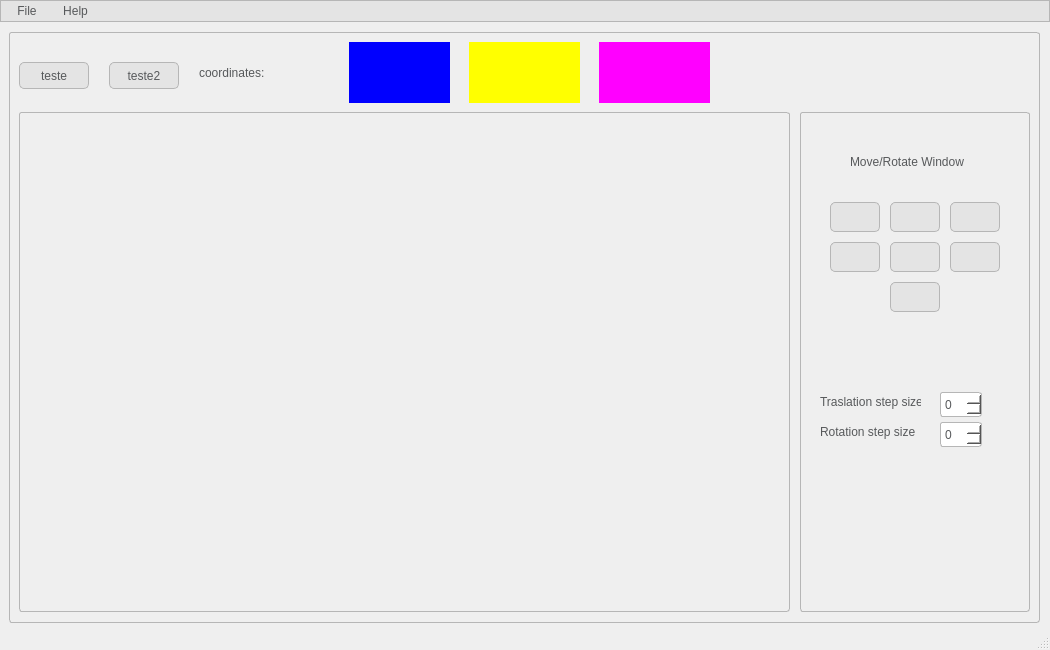
<?xml version="1.0" encoding="UTF-8"?>
<ui version="4.0">
 <class>MainWindow</class>
 <widget class="QMainWindow" name="MainWindow">
  <property name="geometry">
   <rect>
    <x>0</x>
    <y>0</y>
    <width>1050</width>
    <height>650</height>
   </rect>
  </property>
  <property name="minimumSize">
   <size>
    <width>800</width>
    <height>600</height>
   </size>
  </property>
  <property name="windowTitle">
   <string>MainWindow</string>
  </property>
  <property name="styleSheet">
   <string notr="true">QPalette{background:#FFFFFF;}*{outline:0px;color:#57595B;}

QWidget[form=&quot;true&quot;],QLabel[frameShape=&quot;1&quot;]{
border:1px solid #B6B6B6;
border-radius:0px;
}

QWidget[form=&quot;bottom&quot;]{
background:#E4E4E4;
}

QWidget[form=&quot;bottom&quot;] .QFrame{
border:1px solid #57595B;
}

QWidget[form=&quot;bottom&quot;] QLabel,QWidget[form=&quot;title&quot;] QLabel{
border-radius:0px;
color:#57595B;
background:none;
border-style:none;
}

QWidget[form=&quot;title&quot;],QWidget[nav=&quot;left&quot;],QWidget[nav=&quot;top&quot;] QAbstractButton{
border-style:none;
border-radius:0px;
padding:5px;
color:#57595B;
background:qlineargradient(spread:pad,x1:0,y1:0,x2:0,y2:1,stop:0 #E4E4E4,stop:1 #E4E4E4);
}

QWidget[nav=&quot;top&quot;] QAbstractButton:hover,QWidget[nav=&quot;top&quot;] QAbstractButton:pressed,QWidget[nav=&quot;top&quot;] QAbstractButton:checked{
border-style:solid;
border-width:0px 0px 2px 0px;
padding:4px 4px 2px 4px;
border-color:#00BB9E;
background:qlineargradient(spread:pad,x1:0,y1:0,x2:0,y2:1,stop:0 #F6F6F6,stop:1 #F6F6F6);
}

QWidget[nav=&quot;left&quot;] QAbstractButton{
border-radius:0px;
color:#57595B;
background:none;
border-style:none;
}

QWidget[nav=&quot;left&quot;] QAbstractButton:hover{
color:#FFFFFF;
background-color:#00BB9E;
}

QWidget[nav=&quot;left&quot;] QAbstractButton:checked,QWidget[nav=&quot;left&quot;] QAbstractButton:pressed{
color:#57595B;
border-style:solid;
border-width:0px 0px 0px 2px;
padding:4px 4px 4px 2px;
border-color:#00BB9E;
background-color:#FFFFFF;
}

QWidget[video=&quot;true&quot;] QLabel{
color:#57595B;
border:1px solid #B6B6B6;
background:qlineargradient(spread:pad,x1:0,y1:0,x2:0,y2:1,stop:0 #E4E4E4,stop:1 #E4E4E4);
}

QWidget[video=&quot;true&quot;] QLabel:focus{
border:1px solid #00BB9E;
background:qlineargradient(spread:pad,x1:0,y1:0,x2:0,y2:1,stop:0 #F6F6F6,stop:1 #F6F6F6);
}

QLineEdit,QTextEdit,QPlainTextEdit,QSpinBox,QDoubleSpinBox,QComboBox,QDateEdit,QTimeEdit,QDateTimeEdit{
border:1px solid #B6B6B6;
border-radius:3px;
padding:2px;
background:none;
selection-background-color:#E4E4E4;
selection-color:#57595B;
}

QLineEdit:focus,QTextEdit:focus,QPlainTextEdit:focus,QSpinBox:focus,QDoubleSpinBox:focus,QComboBox:focus,QDateEdit:focus,QTimeEdit:focus,QDateTimeEdit:focus,QLineEdit:hover,QTextEdit:hover,QPlainTextEdit:hover,QSpinBox:hover,QDoubleSpinBox:hover,QComboBox:hover,QDateEdit:hover,QTimeEdit:hover,QDateTimeEdit:hover{
border:1px solid #B6B6B6;
}

QLineEdit[echoMode=&quot;2&quot;]{
lineedit-password-character:9679;
}

.QFrame{
border:1px solid #B6B6B6;
border-radius:3px;
}

.QGroupBox{
border:1px solid #B6B6B6;
border-radius:5px;
margin-top:3ex;
}

.QGroupBox::title{
subcontrol-origin:margin;
position:relative;
left:10px;
}

.QPushButton,.QToolButton{
border-style:none;
border:1px solid #B6B6B6;
color:#57595B;
padding:5px;
min-height:15px;
border-radius:5px;
background:qlineargradient(spread:pad,x1:0,y1:0,x2:0,y2:1,stop:0 #E4E4E4,stop:1 #E4E4E4);
}

.QPushButton:hover,.QToolButton:hover{
background:qlineargradient(spread:pad,x1:0,y1:0,x2:0,y2:1,stop:0 #F6F6F6,stop:1 #F6F6F6);
}

.QPushButton:pressed,.QToolButton:pressed{
background:qlineargradient(spread:pad,x1:0,y1:0,x2:0,y2:1,stop:0 #E4E4E4,stop:1 #E4E4E4);
}

.QToolButton::menu-indicator{
image:None;
}

QToolButton#btnMenu,QPushButton#btnMenu_Min,QPushButton#btnMenu_Max,QPushButton#btnMenu_Close{
border-radius:3px;
color:#57595B;
padding:3px;
margin:0px;
background:none;
border-style:none;
}

QToolButton#btnMenu:hover,QPushButton#btnMenu_Min:hover,QPushButton#btnMenu_Max:hover{
color:#FFFFFF;
margin:1px 1px 2px 1px;
background-color:rgba(51,127,209,230);
}

QPushButton#btnMenu_Close:hover{
color:#FFFFFF;
margin:1px 1px 2px 1px;
background-color:rgba(238,0,0,128);
}

QRadioButton::indicator{
width:15px;
height:15px;
}

QRadioButton::indicator::unchecked{
image:url(:/qss/qss/flatwhite/radiobutton_unchecked.png);
}

QRadioButton::indicator::unchecked:disabled{
image:url(:/qss/qss/flatwhite/radiobutton_unchecked_disable.png);
}

QRadioButton::indicator::checked{
image:url(:/qss/qss/flatwhite/radiobutton_checked.png);
}

QRadioButton::indicator::checked:disabled{
image:url(:/qss/qss/flatwhite/radiobutton_checked_disable.png);
}

QGroupBox::indicator,QTreeWidget::indicator,QListWidget::indicator{
padding:0px -3px 0px 3px;
}

QCheckBox::indicator,QGroupBox::indicator,QTreeWidget::indicator,QListWidget::indicator{
width:13px;
height:13px;
}

QCheckBox::indicator:unchecked,QGroupBox::indicator:unchecked,QTreeWidget::indicator:unchecked,QListWidget::indicator:unchecked{
image:url(:/qss/qss/flatwhite/checkbox_unchecked.png);
}

QCheckBox::indicator:unchecked:disabled,QGroupBox::indicator:unchecked:disabled,QTreeWidget::indicator:unchecked:disabled,QListWidget::indicator:disabled{
image:url(:/qss/qss/flatwhite/checkbox_unchecked_disable.png);
}

QCheckBox::indicator:checked,QGroupBox::indicator:checked,QTreeWidget::indicator:checked,QListWidget::indicator:checked{
image:url(:/qss/qss/flatwhite/checkbox_checked.png);
}

QCheckBox::indicator:checked:disabled,QGroupBox::indicator:checked:disabled,QTreeWidget::indicator:checked:disabled,QListWidget::indicator:checked:disabled{
image:url(:/qss/qss/flatwhite/checkbox_checked_disable.png);
}

QCheckBox::indicator:indeterminate,QGroupBox::indicator:indeterminate,QTreeWidget::indicator:indeterminate,QListWidget::indicator:indeterminate{
image:url(:/qss/qss/flatwhite/checkbox_parcial.png);
}

QCheckBox::indicator:indeterminate:disabled,QGroupBox::indicator:indeterminate:disabled,QTreeWidget::indicator:indeterminate:disabled,QListWidget::indicator:indeterminate:disabled{
image:url(:/qss/qss/flatwhite/checkbox_parcial_disable.png);
}

QTimeEdit::up-button,QDateEdit::up-button,QDateTimeEdit::up-button,QDoubleSpinBox::up-button,QSpinBox::up-button{
image:url(:/qss/qss/flatwhite/add_top.png);
width:10px;
height:10px;
padding:2px 5px 0px 0px;
}

QTimeEdit::down-button,QDateEdit::down-button,QDateTimeEdit::down-button,QDoubleSpinBox::down-button,QSpinBox::down-button{
image:url(:/qss/qss/flatwhite/add_bottom.png);
width:10px;
height:10px;
padding:0px 5px 2px 0px;
}

QTimeEdit::up-button:pressed,QDateEdit::up-button:pressed,QDateTimeEdit::up-button:pressed,QDoubleSpinBox::up-button:pressed,QSpinBox::up-button:pressed{
top:-2px;
}
  
QTimeEdit::down-button:pressed,QDateEdit::down-button:pressed,QDateTimeEdit::down-button:pressed,QDoubleSpinBox::down-button:pressed,QSpinBox::down-button:pressed,QSpinBox::down-button:pressed{
bottom:-2px;
}

QComboBox::down-arrow,QDateEdit[calendarPopup=&quot;true&quot;]::down-arrow,QTimeEdit[calendarPopup=&quot;true&quot;]::down-arrow,QDateTimeEdit[calendarPopup=&quot;true&quot;]::down-arrow{
image:url(:/qss/qss/flatwhite/add_bottom.png);
width:10px;
height:10px;
right:2px;
}

QComboBox::drop-down,QDateEdit::drop-down,QTimeEdit::drop-down,QDateTimeEdit::drop-down{
subcontrol-origin:padding;
subcontrol-position:top right;
width:15px;
border-left-width:0px;
border-left-style:solid;
border-top-right-radius:3px;
border-bottom-right-radius:3px;
border-left-color:#B6B6B6;
}

QComboBox::drop-down:on{
top:1px;
}

QMenuBar::item{
color:#57595B;
background-color:#E4E4E4;
margin:0px;
padding:3px 10px;
}

QMenu,QMenuBar,QMenu:disabled,QMenuBar:disabled{
color:#57595B;
background-color:#E4E4E4;
border:1px solid #B6B6B6;
margin:0px;
}

QMenu::item{
padding:3px 20px;
}

QMenu::indicator{
width:13px;
height:13px;
}

QMenu::item:selected,QMenuBar::item:selected{
color:#57595B;
border:0px solid #B6B6B6;
background:#F6F6F6;
}

QMenu::separator{
height:1px;
background:#B6B6B6;
}

QProgressBar{
min-height:10px;
background:#E4E4E4;
border-radius:5px;
text-align:center;
border:1px solid #E4E4E4;
}

QProgressBar:chunk{
border-radius:5px;
background-color:#B6B6B6;
}

QSlider::groove:horizontal{
background:#E4E4E4;
height:8px;
border-radius:4px;
}

QSlider::add-page:horizontal{
background:#E4E4E4;
height:8px;
border-radius:4px;
}

QSlider::sub-page:horizontal{
background:#B6B6B6;
height:8px;
border-radius:4px;
}

QSlider::handle:horizontal{
width:13px;
margin-top:-3px;
margin-bottom:-3px;
border-radius:6px;
background:qradialgradient(spread:pad,cx:0.5,cy:0.5,radius:0.5,fx:0.5,fy:0.5,stop:0.6 #FFFFFF,stop:0.8 #B6B6B6);
}

QSlider::groove:vertical{
width:8px;
border-radius:4px;
background:#E4E4E4;
}

QSlider::add-page:vertical{
width:8px;
border-radius:4px;
background:#E4E4E4;
}

QSlider::sub-page:vertical{
width:8px;
border-radius:4px;
background:#B6B6B6;
}

QSlider::handle:vertical{
height:14px;
margin-left:-3px;
margin-right:-3px;
border-radius:6px;
background:qradialgradient(spread:pad,cx:0.5,cy:0.5,radius:0.5,fx:0.5,fy:0.5,stop:0.6 #FFFFFF,stop:0.8 #B6B6B6);
}

QScrollBar:horizontal{
background:#E4E4E4;
padding:0px;
border-radius:6px;
max-height:12px;
}

QScrollBar::handle:horizontal{
background:#F6F6F6;
min-width:50px;
border-radius:6px;
}

QScrollBar::handle:horizontal:hover{
background:#B6B6B6;
}

QScrollBar::handle:horizontal:pressed{
background:#B6B6B6;
}

QScrollBar::add-page:horizontal{
background:none;
}

QScrollBar::sub-page:horizontal{
background:none;
}

QScrollBar::add-line:horizontal{
background:none;
}

QScrollBar::sub-line:horizontal{
background:none;
}

QScrollBar:vertical{
background:#E4E4E4;
padding:0px;
border-radius:6px;
max-width:12px;
}

QScrollBar::handle:vertical{
background:#F6F6F6;
min-height:50px;
border-radius:6px;
}

QScrollBar::handle:vertical:hover{
background:#B6B6B6;
}

QScrollBar::handle:vertical:pressed{
background:#B6B6B6;
}

QScrollBar::add-page:vertical{
background:none;
}

QScrollBar::sub-page:vertical{
background:none;
}

QScrollBar::add-line:vertical{
background:none;
}

QScrollBar::sub-line:vertical{
background:none;
}

QScrollArea{
border:0px;
}

QTreeView,QListView,QTableView,QTabWidget::pane{
border:1px solid #B6B6B6;
selection-background-color:#F6F6F6;
selection-color:#57595B;
alternate-background-color:#F6F6F6;
gridline-color:#B6B6B6;
}

QTreeView::branch:closed:has-children{
margin:4px;
border-image:url(:/qss/qss/flatwhite/branch_open.png);
}

QTreeView::branch:open:has-children{
margin:4px;
border-image:url(:/qss/qss/flatwhite/branch_close.png);
}

QTreeView,QListView,QTableView,QSplitter::handle,QTreeView::branch{
background:#FFFFFF;
}

QTableView::item:selected,QListView::item:selected,QTreeView::item:selected{
color:#57595B;
background:qlineargradient(spread:pad,x1:0,y1:0,x2:0,y2:1,stop:0 #E4E4E4,stop:1 #E4E4E4);
}

QTableView::item:hover,QListView::item:hover,QTreeView::item:hover{
color:#57595B;
background:qlineargradient(spread:pad,x1:0,y1:0,x2:0,y2:1,stop:0 #F6F6F6,stop:1 #F6F6F6);
}

QTableView::item,QListView::item,QTreeView::item{
padding:1px;
margin:0px;
}

QHeaderView::section,QTableCornerButton:section{
padding:3px;
margin:0px;
color:#57595B;
border:1px solid #B6B6B6;
border-left-width:0px;
border-right-width:1px;
border-top-width:0px;
border-bottom-width:1px;
background:qlineargradient(spread:pad,x1:0,y1:0,x2:0,y2:1,stop:0 #F6F6F6,stop:1 #F6F6F6);
}

QTabBar::tab{
border:1px solid #B6B6B6;
color:#57595B;
margin:0px;
background:qlineargradient(spread:pad,x1:0,y1:0,x2:0,y2:1,stop:0 #F6F6F6,stop:1 #F6F6F6);
}

QTabBar::tab:selected,QTabBar::tab:hover{
border-style:solid;
border-color:#00BB9E;
background:qlineargradient(spread:pad,x1:0,y1:0,x2:0,y2:1,stop:0 #E4E4E4,stop:1 #E4E4E4);
}

QTabBar::tab:top,QTabBar::tab:bottom{
padding:3px 8px 3px 8px;
}

QTabBar::tab:left,QTabBar::tab:right{
padding:8px 3px 8px 3px;
}

QTabBar::tab:top:selected,QTabBar::tab:top:hover{
border-width:2px 0px 0px 0px;
}

QTabBar::tab:right:selected,QTabBar::tab:right:hover{
border-width:0px 0px 0px 2px;
}

QTabBar::tab:bottom:selected,QTabBar::tab:bottom:hover{
border-width:0px 0px 2px 0px;
}

QTabBar::tab:left:selected,QTabBar::tab:left:hover{
border-width:0px 2px 0px 0px;
}

QTabBar::tab:first:top:selected,QTabBar::tab:first:top:hover,QTabBar::tab:first:bottom:selected,QTabBar::tab:first:bottom:hover{
border-left-width:1px;
border-left-color:#B6B6B6;
}

QTabBar::tab:first:left:selected,QTabBar::tab:first:left:hover,QTabBar::tab:first:right:selected,QTabBar::tab:first:right:hover{
border-top-width:1px;
border-top-color:#B6B6B6;
}

QTabBar::tab:last:top:selected,QTabBar::tab:last:top:hover,QTabBar::tab:last:bottom:selected,QTabBar::tab:last:bottom:hover{
border-right-width:1px;
border-right-color:#B6B6B6;
}

QTabBar::tab:last:left:selected,QTabBar::tab:last:left:hover,QTabBar::tab:last:right:selected,QTabBar::tab:last:right:hover{
border-bottom-width:1px;
border-bottom-color:#B6B6B6;
}

QStatusBar::item{
border:0px solid #E4E4E4;
border-radius:3px;
}

QToolBox::tab,QGroupBox#gboxDevicePanel,QGroupBox#gboxDeviceTitle,QFrame#gboxDevicePanel,QFrame#gboxDeviceTitle{
padding:3px;
border-radius:5px;
color:#57595B;
background:qlineargradient(spread:pad,x1:0,y1:0,x2:0,y2:1,stop:0 #E4E4E4,stop:1 #E4E4E4);
}

QToolTip{
border:0px solid #57595B;
padding:1px;
color:#57595B;
background:qlineargradient(spread:pad,x1:0,y1:0,x2:0,y2:1,stop:0 #E4E4E4,stop:1 #E4E4E4);
}

QToolBox::tab:selected{
background:qlineargradient(spread:pad,x1:0,y1:0,x2:0,y2:1,stop:0 #F6F6F6,stop:1 #F6F6F6);
}

QPrintPreviewDialog QToolButton{
border:0px solid #57595B;
border-radius:0px;
margin:0px;
padding:3px;
background:none;
}

QColorDialog QPushButton,QFileDialog QPushButton{
min-width:80px;
}

QToolButton#qt_calendar_prevmonth{
icon-size:0px;
min-width:20px;
image:url(:/qss/qss/flatwhite/calendar_prevmonth.png);
}

QToolButton#qt_calendar_nextmonth{
icon-size:0px;
min-width:20px;
image:url(:/qss/qss/flatwhite/calendar_nextmonth.png);
}

QToolButton#qt_calendar_prevmonth,QToolButton#qt_calendar_nextmonth,QToolButton#qt_calendar_monthbutton,QToolButton#qt_calendar_yearbutton{
border:0px solid #57595B;
border-radius:3px;
margin:3px 3px 3px 3px;
padding:3px;
background:none;
}

QToolButton#qt_calendar_prevmonth:hover,QToolButton#qt_calendar_nextmonth:hover,QToolButton#qt_calendar_monthbutton:hover,QToolButton#qt_calendar_yearbutton:hover,QToolButton#qt_calendar_prevmonth:pressed,QToolButton#qt_calendar_nextmonth:pressed,QToolButton#qt_calendar_monthbutton:pressed,QToolButton#qt_calendar_yearbutton:pressed{
border:1px solid #B6B6B6;
}

QCalendarWidget QSpinBox#qt_calendar_yearedit{
margin:2px;
}

QCalendarWidget QToolButton::menu-indicator{
image:None;
}

QCalendarWidget QTableView{
border-width:0px;
}

QCalendarWidget QWidget#qt_calendar_navigationbar{
border:1px solid #B6B6B6;
border-width:1px 1px 0px 1px;
background:qlineargradient(spread:pad,x1:0,y1:0,x2:0,y2:1,stop:0 #E4E4E4,stop:1 #E4E4E4);
}

QComboBox QAbstractItemView::item{
min-height:20px;
min-width:10px;
}

QTableView[model=&quot;true&quot;]::item{
padding:0px;
margin:0px;
}

QTableView QLineEdit,QTableView QComboBox,QTableView QSpinBox,QTableView QDoubleSpinBox,QTableView QDateEdit,QTableView QTimeEdit,QTableView QDateTimeEdit{
border-width:0px;
border-radius:0px;
}

QTableView QLineEdit:focus,QTableView QComboBox:focus,QTableView QSpinBox:focus,QTableView QDoubleSpinBox:focus,QTableView QDateEdit:focus,QTableView QTimeEdit:focus,QTableView QDateTimeEdit:focus{
border-width:0px;
border-radius:0px;
}

QLineEdit,QTextEdit,QPlainTextEdit,QSpinBox,QDoubleSpinBox,QComboBox,QDateEdit,QTimeEdit,QDateTimeEdit{
background:#FFFFFF;
}

*:disabled{
background:#FFFFFF;
border-color:#E4E4E4;
}

/*TextColor:#57595B*/
/*PanelColor:#FFFFFF*/
/*BorderColor:#B6B6B6*/
/*NormalColorStart:#E4E4E4*/
/*NormalColorEnd:#E4E4E4*/
/*DarkColorStart:#F6F6F6*/
/*DarkColorEnd:#F6F6F6*/
/*HighColor:#00BB9E*/</string>
  </property>
  <widget class="QWidget" name="centralwidget">
   <widget class="QFrame" name="frameTransformations">
    <property name="geometry">
     <rect>
      <x>800</x>
      <y>90</y>
      <width>230</width>
      <height>500</height>
     </rect>
    </property>
    <property name="autoFillBackground">
     <bool>false</bool>
    </property>
    <property name="frameShape">
     <enum>QFrame::StyledPanel</enum>
    </property>
    <property name="frameShadow">
     <enum>QFrame::Raised</enum>
    </property>
    <widget class="QWidget" name="widgetTrasformations" native="true">
     <property name="geometry">
      <rect>
       <x>10</x>
       <y>10</y>
       <width>210</width>
       <height>480</height>
      </rect>
     </property>
     <property name="styleSheet">
      <string notr="true"/>
     </property>
     <widget class="QPushButton" name="buttomRotateLeft">
      <property name="geometry">
       <rect>
        <x>20</x>
        <y>80</y>
        <width>50</width>
        <height>30</height>
       </rect>
      </property>
      <property name="styleSheet">
       <string notr="true"/>
      </property>
      <property name="text">
       <string/>
      </property>
      <property name="icon">
       <iconset>
        <normaloff>rotate-left.png</normaloff>rotate-left.png</iconset>
      </property>
      <property name="iconSize">
       <size>
        <width>24</width>
        <height>24</height>
       </size>
      </property>
      <property name="checkable">
       <bool>false</bool>
      </property>
      <property name="autoExclusive">
       <bool>false</bool>
      </property>
     </widget>
     <widget class="QPushButton" name="buttomRight_2">
      <property name="geometry">
       <rect>
        <x>140</x>
        <y>80</y>
        <width>50</width>
        <height>30</height>
       </rect>
      </property>
      <property name="styleSheet">
       <string notr="true"/>
      </property>
      <property name="text">
       <string/>
      </property>
      <property name="icon">
       <iconset>
        <normaloff>rotate-right.png</normaloff>rotate-right.png</iconset>
      </property>
      <property name="iconSize">
       <size>
        <width>24</width>
        <height>24</height>
       </size>
      </property>
      <property name="checkable">
       <bool>false</bool>
      </property>
      <property name="autoExclusive">
       <bool>false</bool>
      </property>
     </widget>
     <widget class="QPushButton" name="buttomUp">
      <property name="geometry">
       <rect>
        <x>80</x>
        <y>80</y>
        <width>50</width>
        <height>30</height>
       </rect>
      </property>
      <property name="styleSheet">
       <string notr="true"/>
      </property>
      <property name="text">
       <string/>
      </property>
      <property name="icon">
       <iconset>
        <normaloff>up-arrow.png</normaloff>up-arrow.png</iconset>
      </property>
      <property name="iconSize">
       <size>
        <width>24</width>
        <height>24</height>
       </size>
      </property>
      <property name="checkable">
       <bool>false</bool>
      </property>
      <property name="autoExclusive">
       <bool>false</bool>
      </property>
     </widget>
     <widget class="QPushButton" name="buttomDown">
      <property name="geometry">
       <rect>
        <x>80</x>
        <y>160</y>
        <width>50</width>
        <height>30</height>
       </rect>
      </property>
      <property name="styleSheet">
       <string notr="true"/>
      </property>
      <property name="text">
       <string/>
      </property>
      <property name="icon">
       <iconset>
        <normaloff>down-arrow.png</normaloff>down-arrow.png</iconset>
      </property>
      <property name="iconSize">
       <size>
        <width>24</width>
        <height>24</height>
       </size>
      </property>
      <property name="checkable">
       <bool>false</bool>
      </property>
      <property name="autoExclusive">
       <bool>false</bool>
      </property>
     </widget>
     <widget class="QPushButton" name="buttomLeft">
      <property name="geometry">
       <rect>
        <x>20</x>
        <y>120</y>
        <width>50</width>
        <height>30</height>
       </rect>
      </property>
      <property name="styleSheet">
       <string notr="true"/>
      </property>
      <property name="text">
       <string/>
      </property>
      <property name="icon">
       <iconset>
        <normaloff>left-arrow.png</normaloff>left-arrow.png</iconset>
      </property>
      <property name="iconSize">
       <size>
        <width>24</width>
        <height>24</height>
       </size>
      </property>
      <property name="checkable">
       <bool>false</bool>
      </property>
      <property name="autoExclusive">
       <bool>false</bool>
      </property>
     </widget>
     <widget class="QPushButton" name="buttomRight">
      <property name="geometry">
       <rect>
        <x>140</x>
        <y>120</y>
        <width>50</width>
        <height>30</height>
       </rect>
      </property>
      <property name="styleSheet">
       <string notr="true"/>
      </property>
      <property name="text">
       <string/>
      </property>
      <property name="icon">
       <iconset>
        <normaloff>right-arrow.png</normaloff>right-arrow.png</iconset>
      </property>
      <property name="iconSize">
       <size>
        <width>24</width>
        <height>24</height>
       </size>
      </property>
      <property name="checkable">
       <bool>false</bool>
      </property>
      <property name="autoExclusive">
       <bool>false</bool>
      </property>
     </widget>
     <widget class="QSpinBox" name="spinBoxRotateStepSize">
      <property name="geometry">
       <rect>
        <x>130</x>
        <y>300</y>
        <width>42</width>
        <height>25</height>
       </rect>
      </property>
     </widget>
     <widget class="QLabel" name="labelMoveRotate">
      <property name="geometry">
       <rect>
        <x>40</x>
        <y>30</y>
        <width>121</width>
        <height>20</height>
       </rect>
      </property>
      <property name="text">
       <string>Move/Rotate Window</string>
      </property>
     </widget>
     <widget class="QSpinBox" name="spinBoxTranslateStepSize">
      <property name="geometry">
       <rect>
        <x>130</x>
        <y>270</y>
        <width>42</width>
        <height>25</height>
       </rect>
      </property>
     </widget>
     <widget class="QLabel" name="labelTranslateStepSize">
      <property name="geometry">
       <rect>
        <x>10</x>
        <y>270</y>
        <width>101</width>
        <height>20</height>
       </rect>
      </property>
      <property name="text">
       <string>Traslation step size</string>
      </property>
     </widget>
     <widget class="QLabel" name="labelRotateStepSize">
      <property name="geometry">
       <rect>
        <x>10</x>
        <y>300</y>
        <width>101</width>
        <height>20</height>
       </rect>
      </property>
      <property name="text">
       <string>Rotation step size</string>
      </property>
     </widget>
     <widget class="QPushButton" name="buttomHome">
      <property name="geometry">
       <rect>
        <x>80</x>
        <y>120</y>
        <width>50</width>
        <height>30</height>
       </rect>
      </property>
      <property name="styleSheet">
       <string notr="true"/>
      </property>
      <property name="text">
       <string/>
      </property>
      <property name="icon">
       <iconset>
        <normaloff>botao-homee.png</normaloff>botao-homee.png</iconset>
      </property>
      <property name="iconSize">
       <size>
        <width>24</width>
        <height>24</height>
       </size>
      </property>
      <property name="checkable">
       <bool>false</bool>
      </property>
      <property name="autoExclusive">
       <bool>false</bool>
      </property>
     </widget>
    </widget>
   </widget>
   <widget class="QFrame" name="frameMain">
    <property name="geometry">
     <rect>
      <x>9</x>
      <y>10</y>
      <width>1031</width>
      <height>591</height>
     </rect>
    </property>
    <property name="frameShape">
     <enum>QFrame::StyledPanel</enum>
    </property>
    <property name="frameShadow">
     <enum>QFrame::Raised</enum>
    </property>
    <widget class="QWidget" name="widget_blue" native="true">
     <property name="geometry">
      <rect>
       <x>340</x>
       <y>10</y>
       <width>101</width>
       <height>61</height>
      </rect>
     </property>
     <property name="styleSheet">
      <string notr="true">background-color: blue</string>
     </property>
    </widget>
    <widget class="QWidget" name="widget_yellow" native="true">
     <property name="geometry">
      <rect>
       <x>460</x>
       <y>10</y>
       <width>111</width>
       <height>61</height>
      </rect>
     </property>
     <property name="styleSheet">
      <string notr="true">background-color: yellow</string>
     </property>
    </widget>
    <widget class="QWidget" name="widget_magenta" native="true">
     <property name="geometry">
      <rect>
       <x>590</x>
       <y>10</y>
       <width>111</width>
       <height>61</height>
      </rect>
     </property>
     <property name="styleSheet">
      <string notr="true">background-color: magenta</string>
     </property>
    </widget>
    <widget class="QFrame" name="frameDrawer">
     <property name="geometry">
      <rect>
       <x>10</x>
       <y>80</y>
       <width>771</width>
       <height>500</height>
      </rect>
     </property>
     <property name="frameShape">
      <enum>QFrame::StyledPanel</enum>
     </property>
     <property name="frameShadow">
      <enum>QFrame::Raised</enum>
     </property>
     <widget class="QWidget" name="widgetDrawer" native="true">
      <property name="geometry">
       <rect>
        <x>10</x>
        <y>10</y>
        <width>751</width>
        <height>481</height>
       </rect>
      </property>
      <property name="styleSheet">
       <string notr="true">background-color: '#3d3d3d'</string>
      </property>
     </widget>
    </widget>
    <widget class="QPushButton" name="buttonSaveXml">
     <property name="geometry">
      <rect>
       <x>10</x>
       <y>30</y>
       <width>70</width>
       <height>27</height>
      </rect>
     </property>
     <property name="styleSheet">
      <string notr="true"/>
     </property>
     <property name="text">
      <string>teste</string>
     </property>
    </widget>
    <widget class="QPushButton" name="buttonUseless">
     <property name="geometry">
      <rect>
       <x>100</x>
       <y>30</y>
       <width>70</width>
       <height>27</height>
      </rect>
     </property>
     <property name="text">
      <string>teste2</string>
     </property>
    </widget>
    <widget class="QLabel" name="labelCoordinates">
     <property name="geometry">
      <rect>
       <x>190</x>
       <y>20</y>
       <width>111</width>
       <height>41</height>
      </rect>
     </property>
     <property name="text">
      <string>coordinates:</string>
     </property>
    </widget>
   </widget>
   <zorder>frameMain</zorder>
   <zorder>frameTransformations</zorder>
  </widget>
  <widget class="QMenuBar" name="menubar">
   <property name="geometry">
    <rect>
     <x>0</x>
     <y>0</y>
     <width>1050</width>
     <height>25</height>
    </rect>
   </property>
   <widget class="QMenu" name="menuFile">
    <property name="title">
     <string>File</string>
    </property>
    <addaction name="actionOpen"/>
   </widget>
   <widget class="QMenu" name="menuHelp">
    <property name="title">
     <string>Help</string>
    </property>
    <addaction name="actionAbout"/>
   </widget>
   <addaction name="menuFile"/>
   <addaction name="menuHelp"/>
  </widget>
  <widget class="QStatusBar" name="statusbar"/>
  <action name="actionOpen">
   <property name="text">
    <string>Open</string>
   </property>
  </action>
  <action name="actionAbout">
   <property name="text">
    <string>About</string>
   </property>
  </action>
 </widget>
 <resources>
  <include location="ss.qrc"/>
 </resources>
 <connections/>
</ui>
